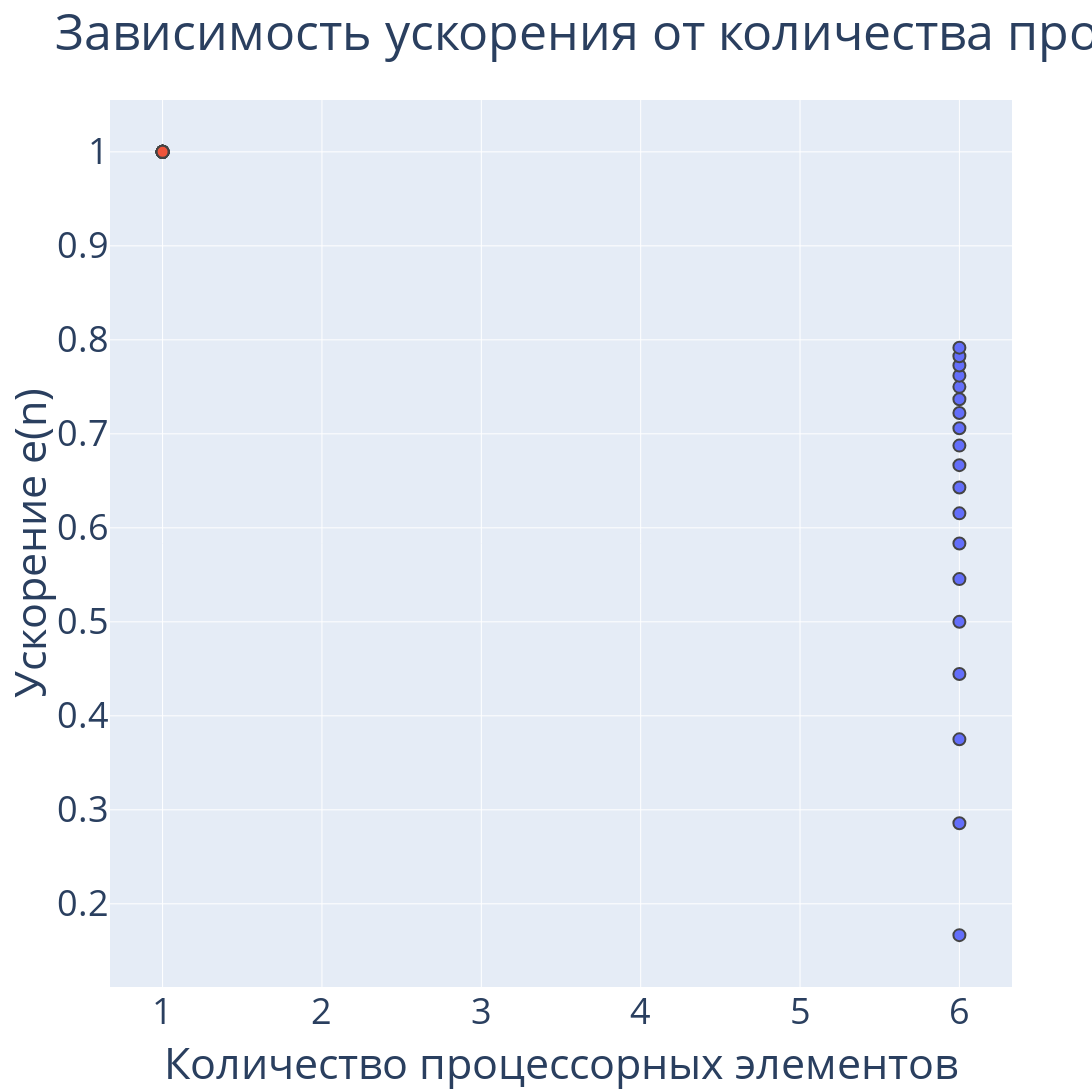

This figure's notebook cell:
### Code cell
# Efficency plot (dependence on proceccing elems, based on 20 size num vector, the stupid one)
y_vector = []
y2_vector = []
for i in range(1, 20):
    vector_1 = [random.randint(0, 63) for _ in range(i)]
    vector_2 = [random.randint(0, 63) for _ in range(i)]
    seq_pipeline = ArithmeticPipeline(vector_1, vector_2, 1, 6)
    par_pipeline = ArithmeticPipeline(vector_1, vector_2, 6, 6)
    while seq_pipeline.is_busy:
        seq_pipeline.tact()
    while par_pipeline.is_busy:
        par_pipeline.tact()
    x_vector.append(i)
    y_vector.append(round(seq_pipeline.status['tacts_done'] / 
                          par_pipeline.status['tacts_done'] / 6, 10))
    y2_vector.append(round(seq_pipeline.status['tacts_done'] / 
                           seq_pipeline.status['tacts_done'] / 1, 10))
fig = go.Figure()
fig.add_trace(
    go.Scatter(x=[6] * 20, y=y_vector, mode='markers',
               text=[f'n = {6}; e(n) = {y}' for y in y_vector],
               textposition='bottom center',
               )
)
fig.add_trace(
    go.Scatter(x=[1] * 20, y=y2_vector, mode='markers',
               text=[f'n = {1}; e(n) = {y}' for y in y2_vector],
               textposition='bottom center',
               )
)
fig.update_layout(title_text='Зависимость ускорения от количества процессорных элементов',
                  font=dict(size=36), showlegend=False, width=1920, height=1280)
fig.update_traces(marker=dict(size=12, line=dict(width=2)))
fig.update_xaxes(title_text='Количество процессорных элементов')
fig.update_yaxes(title_text='Ускорение e(n)')
fig.show(autosize=False)

### Figure 1 — Plotly figure (JSON) as saved in the notebook; plotly's stock layout.template omitted (floating-point values rounded to 4 significant figures)
{"data": [{"marker": {"line": {"width": 2}, "size": 12}, "mode": "markers", "text": ["n = 6; e(n) = 0.1666666667", "n = 6; e(n) = 0.2857142857", "n = 6; e(n) = 0.375", "n = 6; e(n) = 0.4444444444", "n = 6; e(n) = 0.5", "n = 6; e(n) = 0.5454545455", "n = 6; e(n) = 0.5833333333", "n = 6; e(n) = 0.6153846154", "n = 6; e(n) = 0.6428571429", "n = 6; e(n) = 0.6666666667", "n = 6; e(n) = 0.6875", "n = 6; e(n) = 0.7058823529", "n = 6; e(n) = 0.7222222222", "n = 6; e(n) = 0.7368421053", "n = 6; e(n) = 0.75", "n = 6; e(n) = 0.7619047619", "n = 6; e(n) = 0.7727272727", "n = 6; e(n) = 0.7826086957", "n = 6; e(n) = 0.7916666667"], "textposition": "bottom center", "type": "scatter", "x": [6, 6, 6, 6, 6, 6, 6, 6, 6, 6, 6, 6, 6, 6, 6, 6, 6, 6, 6, 6], "y": [0.1667, 0.2857, 0.375, 0.4444, 0.5, 0.5455, 0.5833, 0.6154, 0.6429, 0.6667, 0.6875, 0.7059, 0.7222, 0.7368, 0.75, 0.7619, 0.7727, 0.7826, 0.7917]}, {"marker": {"line": {"width": 2}, "size": 12}, "mode": "markers", "text": ["n = 1; e(n) = 1.0", "n = 1; e(n) = 1.0", "n = 1; e(n) = 1.0", "n = 1; e(n) = 1.0", "n = 1; e(n) = 1.0", "n = 1; e(n) = 1.0", "n = 1; e(n) = 1.0", "n = 1; e(n) = 1.0", "n = 1; e(n) = 1.0", "n = 1; e(n) = 1.0", "n = 1; e(n) = 1.0", "n = 1; e(n) = 1.0", "n = 1; e(n) = 1.0", "n = 1; e(n) = 1.0", "n = 1; e(n) = 1.0", "n = 1; e(n) = 1.0", "n = 1; e(n) = 1.0", "n = 1; e(n) = 1.0", "n = 1; e(n) = 1.0"], "textposition": "bottom center", "type": "scatter", "x": [1, 1, 1, 1, 1, 1, 1, 1, 1, 1, 1, 1, 1, 1, 1, 1, 1, 1, 1, 1], "y": [1, 1, 1, 1, 1, 1, 1, 1, 1, 1, 1, 1, 1, 1, 1, 1, 1, 1, 1]}], "layout": {"font": {"size": 36}, "height": 1280, "showlegend": false, "title": {"text": "Зависимость ускорения от количества процессорных элементов"}, "width": 1920, "xaxis": {"title": {"text": "Количество процессорных элементов"}}, "yaxis": {"title": {"text": "Ускорение e(n)"}}}}
